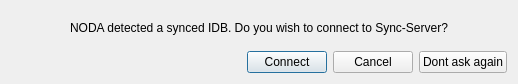
<?xml version="1.0" encoding="UTF-8"?>
<ui version="4.0">
 <class>ConnectPromt</class>
 <widget class="QDialog" name="ConnectPromt">
  <property name="geometry">
   <rect>
    <x>0</x>
    <y>0</y>
    <width>518</width>
    <height>84</height>
   </rect>
  </property>
  <property name="windowTitle">
   <string>NODA: Auto-Connect</string>
  </property>
  <layout class="QVBoxLayout" name="verticalLayout">
   <item>
    <widget class="QLabel" name="label">
     <property name="text">
      <string>NODA detected a synced IDB. Do you wish to connect to Sync-Server?</string>
     </property>
     <property name="alignment">
      <set>Qt::AlignCenter</set>
     </property>
    </widget>
   </item>
   <item>
    <layout class="QHBoxLayout" name="horizontalLayout">
     <item>
      <spacer name="horizontalSpacer">
       <property name="orientation">
        <enum>Qt::Horizontal</enum>
       </property>
       <property name="sizeHint" stdset="0">
        <size>
         <width>40</width>
         <height>20</height>
        </size>
       </property>
      </spacer>
     </item>
     <item>
      <widget class="QPushButton" name="button_yes">
       <property name="text">
        <string>Connect</string>
       </property>
       <property name="default">
        <bool>true</bool>
       </property>
      </widget>
     </item>
     <item>
      <widget class="QPushButton" name="button_no">
       <property name="text">
        <string>Cancel</string>
       </property>
      </widget>
     </item>
     <item>
      <widget class="QPushButton" name="button_dontaskagain">
       <property name="text">
        <string>Dont ask again</string>
       </property>
      </widget>
     </item>
    </layout>
   </item>
  </layout>
 </widget>
 <resources/>
 <connections/>
</ui>
